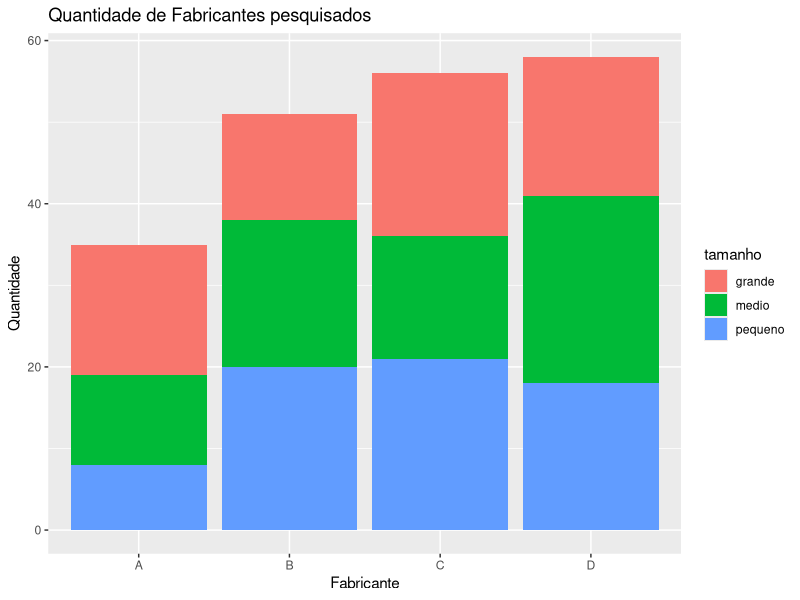
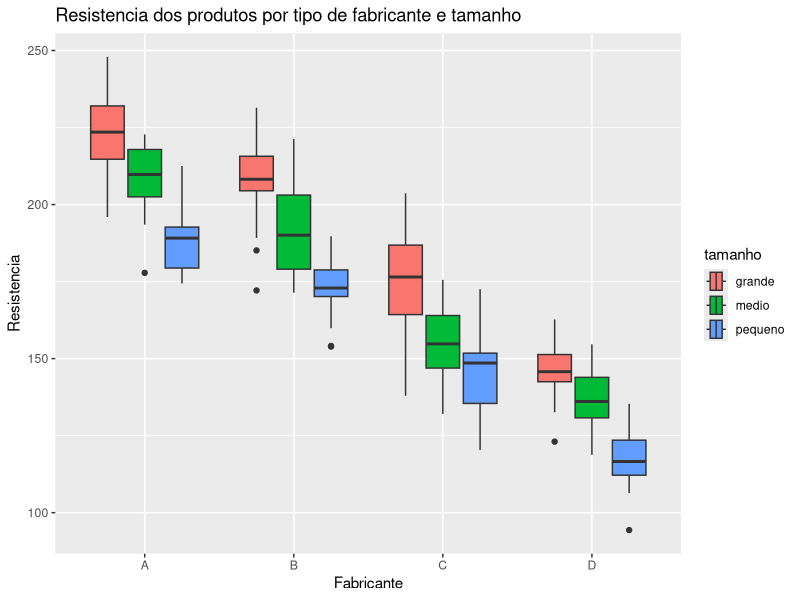
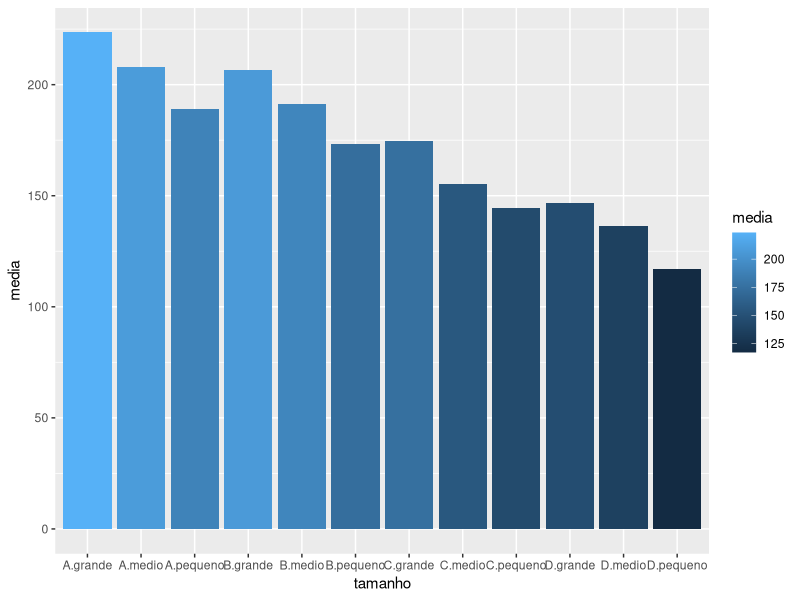
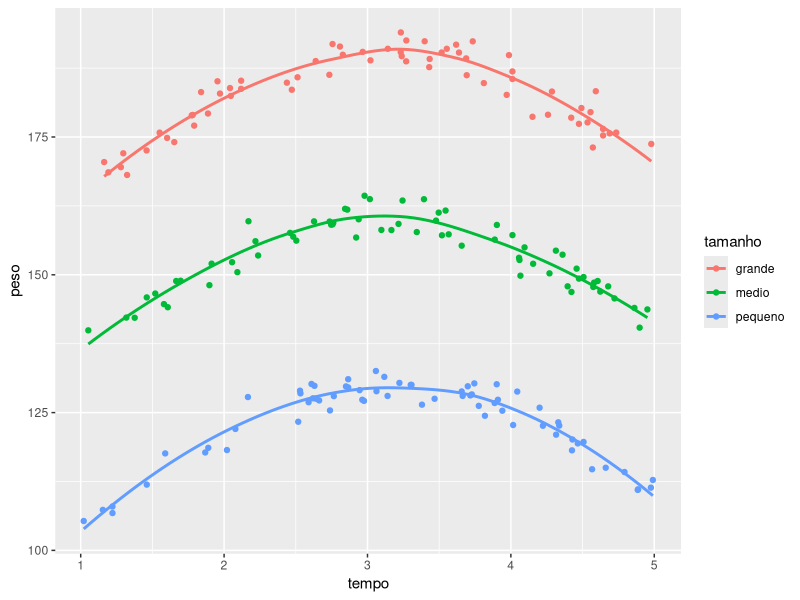
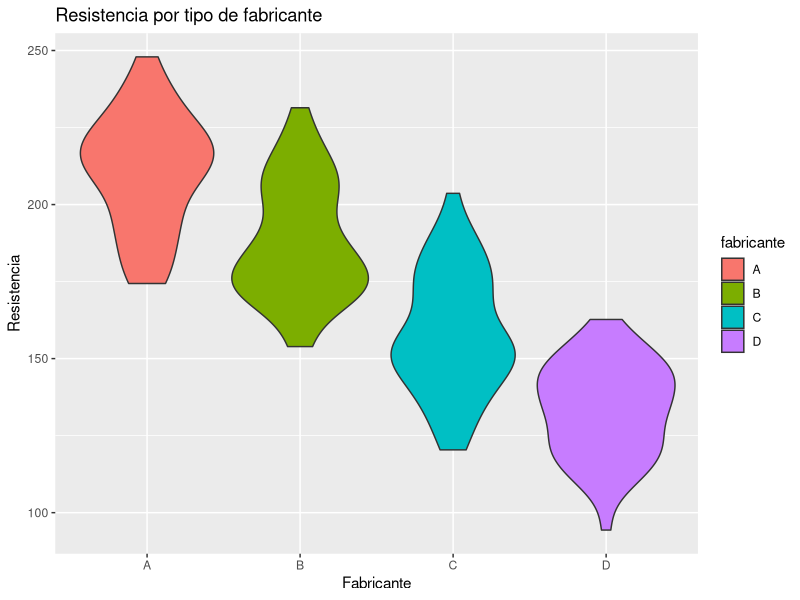

R code for these plots, in order:
install.packages('ggplot2')
library(ggplot2)

dados=read.csv('dados1.csv', sep = ',',dec='.',header = T)
head(dados)

#1
ggplot(dados,aes(x=fabricante, fill=tamanho))+geom_bar()+labs(title='Quantidade de Fabricantes pesquisados', x='Fabricante', y='Quantidade')

#2
ggplot(dados,aes(x=resistencia, y=fabricante, fill=tamanho))+geom_boxplot()+coord_flip()+labs(title = 'Resistencia dos produtos por tipo de fabricante e tamanho', x='Resistencia',y='Fabricante')

#3
interacao=interaction(dados$fabricante,dados$tamanho)
dados1=as.data.frame(tapply(dados$resistencia, interacao, mean))
names(dados1)='media'
dados1$tamanho=labels(dados1)[[1]]
head(dados1)
ggplot(dados1,aes(x=media,y=tamanho,fill=media))+geom_col()+coord_flip()

#4
ggplot(dados,aes(tempo,peso,color=tamanho))+geom_point()+geom_smooth(se=F)


#5
ggplot(dados,aes(x=fabricante,y=resistencia,fill=fabricante))+geom_violin()+labs(title='Resistencia por tipo de fabricante',x='Fabricante',y='Resistencia')
